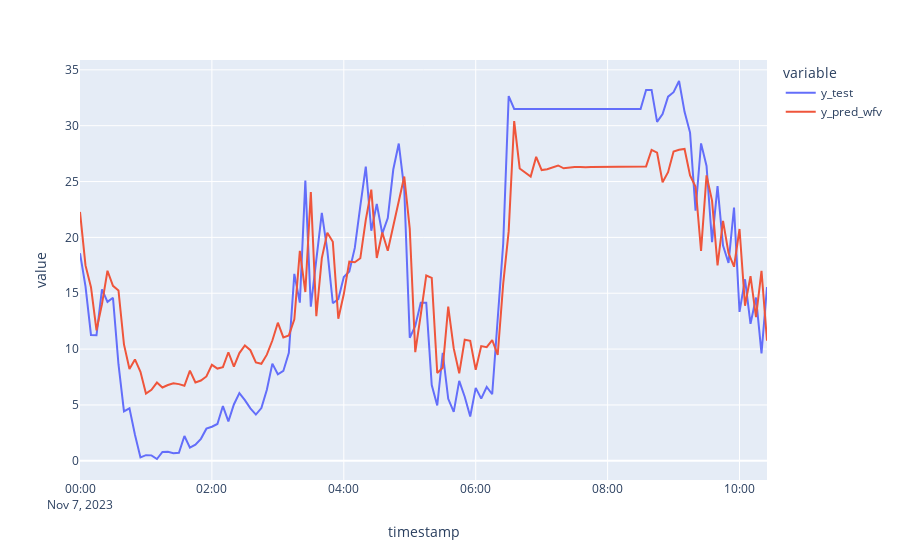

Source (notebook cell):
### Code cell
fig = px.line(df_pred_test, labels={"values": "P2"})
fig.show()
